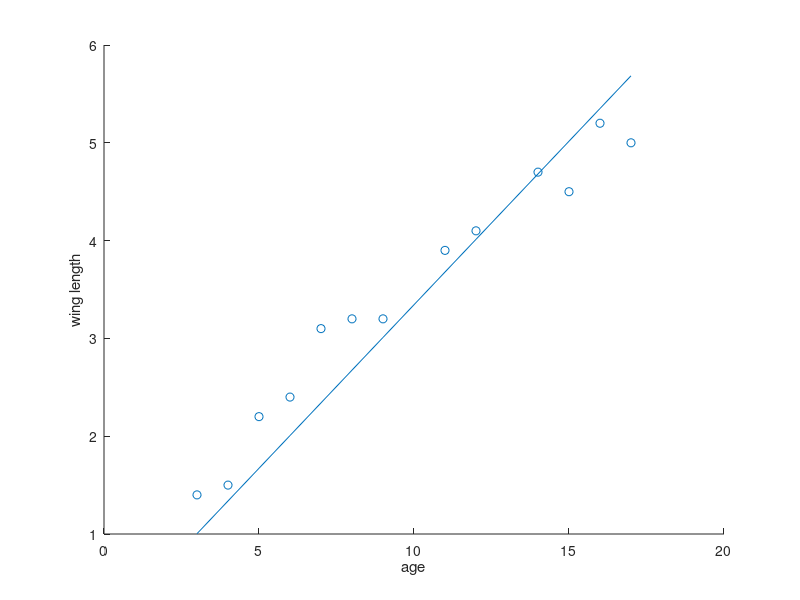

Reproduce this figure in MATLAB. (Note: this script raises an error after producing the figure.)
age = [3,4,5,6,7,8,9,11,12,14,15,16,17];
wing_length = [1.4, 1.5, 2.2, 2.4, 3.1, 3.2, 3.2, 3.9, 4.1, 4.7, 4.5, 5.2, 5.0];

%1. Plot the relationship
scatter(age, wing_length)
hold on

%2. Calculate and plot the regression line
y = wing_length;
x = age;
b = x'\y'; %this is the slope
reg_line = b*x;
plot(age, reg_line);
xlabel("age");
ylabel("wing length");

%3. yes you can reject H_o

%4. Confidence intervals of the slope
%To calculate the confidence intervals of the slope, we must find the mean
%squared error and divide it by the least square for each value. Then we
%take the sqaure root of the whole term and multiply it by our t value
%according the t distribution. 

%5. Coefficient of determination (we can do this using a nice matlab
%function)
mdl = fitlm(age, wing_length);
mdl.Rsquared.Ordinary;

%6. Pearson's R
r = corrcoef(age, wing_length);
%The correlation assuming independence is strong



